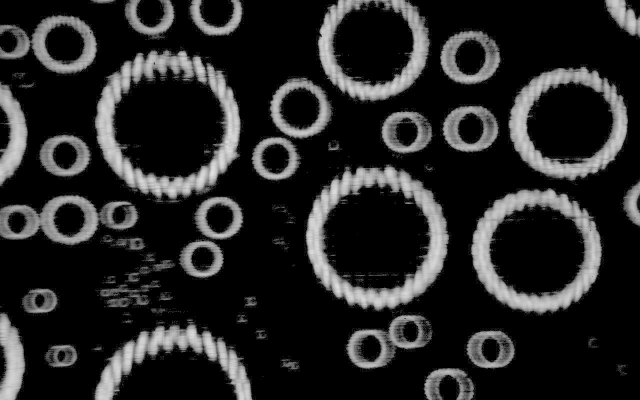
#> input picture 123split/input for drops.jpg, 1280 x 800 px, given in place of split.jpg, which was not available (shown at 1/2 size); the run also reads 1 picture not shown here
$ python Complete_Mohamad.py
#> lines starting #> are read from the running program, lines starting #| are printed output that depends on the picture; after the words box and inside, x2 and y2 are one past the last pixel; in counts of white or black regions, pixels touching at a corner belong together; pictures that were not available may be replaced by others from this repository, and a replacement may not be noted
import cv2
import numpy as np
import math
import matplotlib.pyplot as plt
import matplotlib.image as mpimg
import pandas as pd
from os import listdir
from os.path import isfile, join

############## I   N    F   O ##########################
# =======================================================
# new image
#
# =======================================================

# Read the Original image

im_in = cv2.imread('split.jpg');
#> im_in is the input picture: shape (800, 1280, 3); min 0, max 225, mean 38.6
h, w = im_in.shape[:2]
#> h = 800; w = 1280

white = np.zeros([h + 300, w + 300, 3], dtype=np.uint8)
white.fill(255)
#> white: shape (1100, 1580, 3); every value is 255
# or img[:] = 255
cv2.imshow('3 Channel Window', white)
for i in range(1, h, 1):
    for j in range(1, w, 1):
        white[i + 150, j + 150] = im_in[i, j]
im_in1 = white

# Read the image with Pre-modification
im_in = cv2.imread('new input for drops.jpg');
h, w = im_in.shape[:2]

white = np.zeros([h + 300, w + 300, 3], dtype=np.uint8)
white.fill(255)
cv2.imshow('3 Channel Window', white)
for i in range(1, h, 1):
    for j in range(1, w, 1):
        white[i + 150, j + 150] = im_in[i, j]

# Read image
im_in = white
im_in = cv2.cvtColor(im_in, cv2.COLOR_BGR2GRAY)
#> im_in: shape (1100, 1580)


def CountingCC(im_in):
    # Threshold, Set values equal to or above 220 to 0, Set values below 220 to 255.
    th, im_th = cv2.threshold(im_in, 120, 255, cv2.THRESH_BINARY_INV);
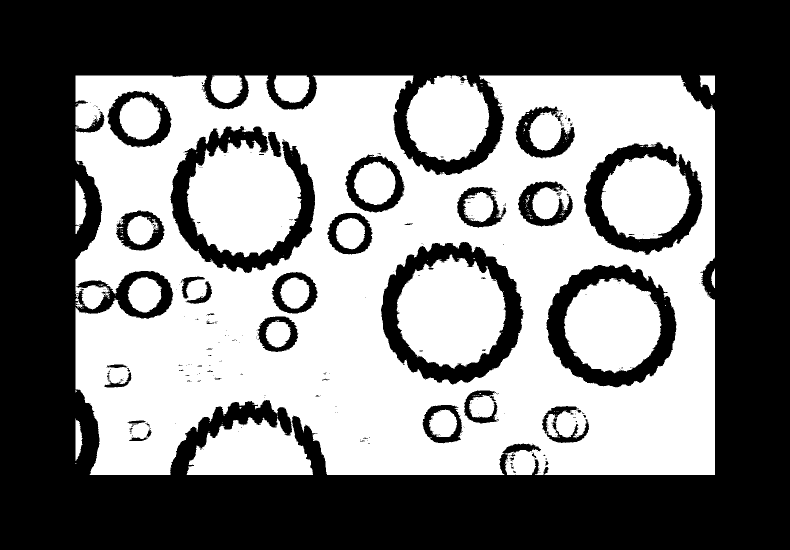
#> im_th: shape (1100, 1580) (shown at 1/2 size); 47.8% white; 206 white regions (185 under 20 px), largest, box (x1, y1, x2, y2) and area: (151, 151, 1430, 950) 706711, (793, 509, 1012, 737) 36279, (1128, 556, 1323, 747) 27858
#> in CountingCC, `erosion = cv2.erode(im_th, kernel, iterations=3)`: erosion: shape (1100, 1580); 37.4% white; 37 white regions (6 under 20 px), largest, box (x1, y1, x2, y2) and area: (157, 157, 1424, 944) 487072, (381, 295, 595, 501) 31977, (802, 526, 1004, 726) 29701
#> in CountingCC, `dilation = cv2.dilate(erosion, kernel, iterations=2)`: dilation: shape (1100, 1580); 43.5% white; 30 white regions, largest, box (x1, y1, x2, y2) and area: (153, 153, 1428, 948) 559772, (377, 291, 599, 505) 35962, (798, 522, 1008, 730) 33101

    def CC(img):
        nlabels, labels, stats, centroids = cv2.connectedComponentsWithStats(img)
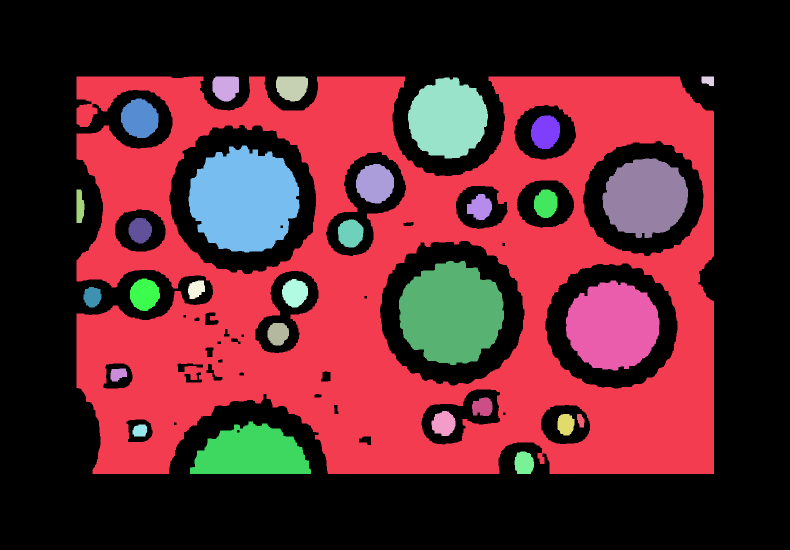
#> labels: shape (1100, 1580) int32 (shown at 1/2 size); 31 distinct labels, from 0 to 30; one colour per label, 0 black
#> nlabels = 31; stats = 31 rows, first 6: [0, 0, 1580, 1100, 982338], [153, 153, 1275, 795, 559772], [425, 153, 53, 50, 2245], [552, 153, 64, 50, 2658], [1403, 153, 25, 19, 402], [816, 155, 160, 162, 19597]; centroids = 31 pairs, first value 159.3 to 1416, second value 160.7 to 926
        label_hue = np.uint8(179 * labels / np.max(labels))
        blank_ch = 255 * np.ones_like(label_hue)
        labeled_img = cv2.merge([label_hue, blank_ch, blank_ch])
        labeled_img = cv2.cvtColor(labeled_img, cv2.COLOR_HSV2BGR)
        labeled_img[label_hue == 0] = 0
        return labeled_img, nlabels, labels, stats, centroids

    # fixing the image
    kernel = np.ones((5, 5), np.uint8)
    erosion = cv2.erode(im_th, kernel, iterations=3)
    dilation = cv2.dilate(erosion, kernel, iterations=2)
    components, nlabels, labels, stats, centroids = CC(dilation)
#> nlabels = 31

    # creating the matrices
    a = np.hsplit(stats, 5)
#> a = 5 items
    horizontal = a[2]
#> horizontal = 31 values, max 1580 at index 0, min 15 at index 27, mean 163.6
    vertical = a[3]
#> vertical = 31 values, max 1100 at index 0, min 19 at index 4, mean 130.5
    area = a[4]
#> area = 31 values, max 982338 at index 0, min 302 at index 27, mean 56064.5
    b = np.hsplit(centroids, 2)
#> b = 2 items
    x_centr = b[0]
#> x_centr = 31 values, max 1416 at index 4, min 159.3 at index 11, mean 721.1
    y_centr = b[1]
#> y_centr = 31 values, max 926 at index 30, min 160.7 at index 4, mean 540.9
    horizontalNEW = np.zeros(nlabels)
#> horizontalNEW = 31 values from 0 to 0
    verticalNEW = np.zeros(nlabels)
#> verticalNEW = 31 values from 0 to 0
    TotalAreaNEW = np.zeros(nlabels)
#> TotalAreaNEW = 31 values from 0 to 0
    NEW_dimensions = np.zeros((nlabels, 6))

    # Logic check if something is DROPLET or NOT
    d = 0
    droplet_counter = 0
    Not_Droplet = np.empty(nlabels, dtype=object)
    for i in range(nlabels):
        d = ((horizontal[i] + vertical[i]) / 2)
        d1 = 0.785 * d * d
        if abs(area[i] - (d1)) > 6000 or horizontal[i] < 20 or vertical[i] < 20:
            Not_Droplet[i] = "NOT a droplet"
        else:
            Not_Droplet[i] = "ok"
            droplet_counter = droplet_counter + 1
#> this loop made 31 passes
#> (d, d1) on passes 1 to 12: ([1340], [1409546]), ([1035], [840911.6]), ([51.5], [2082]), ([57], [2550.5]), ([22], [379.9]), ([161], [20348]), ([77], [4654.3]), ([62.5], [3066.4]), ([218], [37306.3]), ([165], [21371.6]), ([77.5], [4714.9]), ([41.5], [1352])
#> after the loop, droplet_counter = 26

    # building the new final dimensions matrix
    for row in range(nlabels):
        for column in range(8):
            if column == 0:
                NEW_dimensions[row, column] = (row + 1)
            elif column == 1:
                NEW_dimensions[row, column] = x_centr[row]
            elif column == 2:
                NEW_dimensions[row, column] = y_centr[row]
            elif column == 3:
                if horizontal[row] < 100:
                    NEW_dimensions[row, column] = horizontal[row] + 20
                else:
                    NEW_dimensions[row, column] = horizontal[row] + 40
            elif column == 4:
                if vertical[row] < 100:
                    NEW_dimensions[row, column] = vertical[row] + 20
                else:
                    NEW_dimensions[row, column] = vertical[row] + 40
            elif column == 5:
                NEW_dimensions[row, column] = ((NEW_dimensions[row][3]) + (NEW_dimensions[row][4])) * 3.14 * 0.25 * (
                            (NEW_dimensions[row][3]) + (NEW_dimensions[row][4]))
        column = column + 1
#> after the loop, NEW_dimensions = 31 rows, first 6: [1, 783.6, 542.3, 1620, 1140, 5979816], [2, 790.6, 574, 1315, 835, 3628662.5], [3, 451.2, 174.9, 73, 70, 16052.5], [4, 583.6, 174.5, 84, 70, 18617.1], [5, 1416, 160.7, 45, 39, 5539], [6, 895.2, 236.8, 200, 202, 126859.1]; column = 8
    row = row + 1
#> row = 31
    plt.show()

    # here we have to build the surface area difference
    TotalArea_Frame = 956771  # i am not sure about this number for this image - but we dont care about it now
    TotalArea_Droplets = 0
    TotalArea_Background = 0
    d3 = 0
    droplet_counter_2 = 0
    # Not_Droplet = np.empty(nlabels, dtype=object)
    for i in range(nlabels):
        d3 = ((horizontal[i] + vertical[i]) / 2)
        d4 = 0.785 * d3 * d3
        if abs(area[i] - (d4)) > 2000 or horizontal[i] < 10 or vertical[i] < 10:
            pass
        else:
            droplet_counter_2 = droplet_counter_2 + 1
            TotalArea_Droplets = int(TotalArea_Droplets + (NEW_dimensions[i][5]))
#> this loop made 31 passes
#> (d3, d4, TotalArea_Droplets) on passes 3 to 14: ([51.5], [2082], 16052), ([57], [2550.5], 34669), ([22], [379.9], 40207), ([161], [20348], 167066), ([77], [4654.3], 196610), ([62.5], [3066.4], 217981), ([218], [37306.3], 426991), ([165], [21371.6], 558949), ([77.5], [4714.9], 588798), ([41.5], [1352], 600674), ([52], [2122.6], 616951), ([51], [2041.8], 632779)
#> (d3, d4) on passes 1, 2, 29: ([1340], [1409546]), ([1035], [840911.6]), ([173.5], [23630.3])
#> after the loop, droplet_counter_2 = 28

    TotalArea_Background = TotalArea_Frame - TotalArea_Droplets
#> TotalArea_Background = -199982
    print(f'The total area is : {TotalArea_Frame}. '
          f' // The droplets area is: {TotalArea_Droplets}. '
          f' // The free area is : {TotalArea_Background}.'
          f' // The droplets measured here are : {droplet_counter_2}')
#| The total area is : 956771.  // The droplets area is: 1156753.  // The free area is : -199982. // The droplets measured here are : 28

    # here we draw the circles, the boxes and the numbers
    XCENTER = []
    r = []

    YCENTER = []
    image = components
    i = 0
    out = image.copy()
    for row in range(1, nlabels, 1):
        for column in range(5):
            if Not_Droplet[row] == "ok":
                # print(Not_Droplet[row])
                XCENTER.append((int(x_centr[row])))
                YCENTER.append((int(y_centr[row])))
                X = XCENTER[i]
                Y = YCENTER[i]
                cv2.rectangle(out, (int(X) - 3, int(Y) - 3), (int(X) + 3, int(Y) + 3), (0, 0, 0))
                r.append((math.sqrt(NEW_dimensions[row][5] * 0.31830988618) * 0.5))
                P = r[i]
                cv2.circle(out, (int(X), int(Y)), int(P), (255, 255, 0, 4))
                cv2.putText(out, ('%d' % (row + 1)), (int(X), int(Y)), cv2.FONT_HERSHEY_SIMPLEX, 0.8, (255, 255, 255),
                            2)
                i = i + 1
            else:
                pass

        column = column + 1
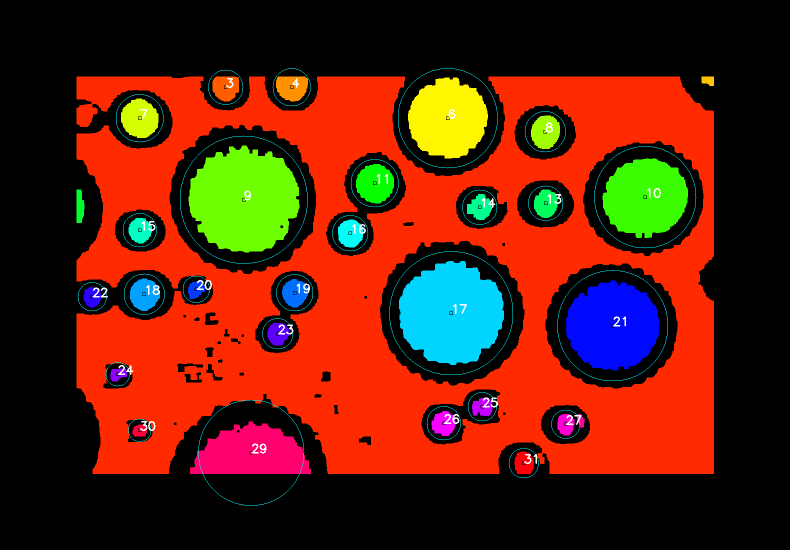
#> out: shape (1100, 1580, 3) (shown at 1/2 size); mean B, G, R 14.2, 34.3, 93.8
#> after the loop, XCENTER = 130 values, max 1290 at index 30, min 184 at index 85, mean 693.6; YCENTER = 130 values, max 926 at index 125, min 174 at index 0, mean 547; column = 5; i = 130; r = 130 values, max 129 at index 25, min 23.24 at index 120, mean 52.69

    row = row + 1
    cv2.putText(out, ('%d droplets' % droplet_counter), (5, 30), cv2.FONT_ITALIC, 1.2, (220, 220, 220), 2)
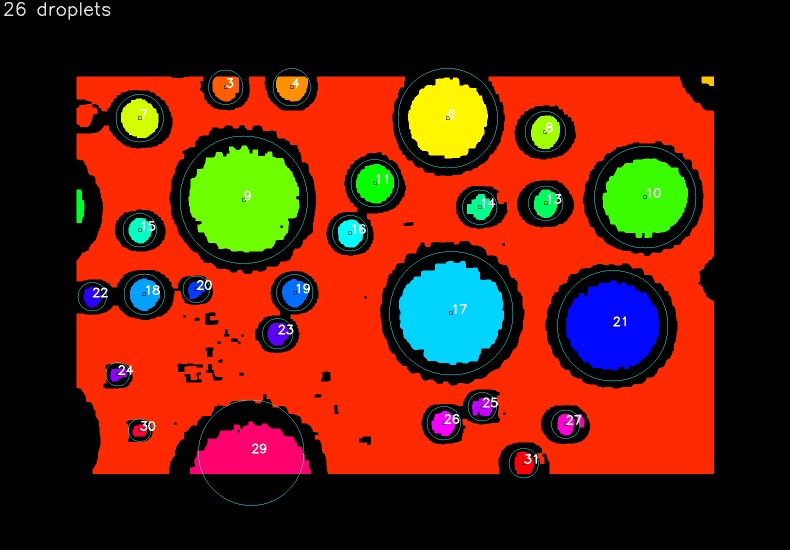
#> out: shape (1100, 1580, 3) (shown at 1/2 size); 0.09% of pixels changed, all inside (x1, y1, x2, y2) = (8, 4, 221, 40)

    # here we will build the MatrixA

    # 1st column: Average rate of growth of each droplet in 2 minutes
    # to find the average growth you need the area and the centroid of each droplet
    # DONE!!! 2nd column: Average number of droplets in 2 minutes
    # DONE!!! 3rd column: Average  surface area of empty background in 2 minutes
    MatrixA = np.zeros((nlabels, 3))
    for row in range(nlabels):
        for column in range(0, 3, 1):
            if column == 0:
                MatrixA[row, column] = 1
            elif column == 1:
                MatrixA[row, column] = droplet_counter
            elif column == 2:
                MatrixA[row, column] = TotalArea_Background
        column = column + 1
#> after the loop, MatrixA = 31 rows, first 8: [1, 26, -199982], [1, 26, -199982], [1, 26, -199982], [1, 26, -199982], [1, 26, -199982], [1, 26, -199982], [1, 26, -199982], [1, 26, -199982]; column = 3
    row = row + 1

    # save the new MatrixA to a csv file
    # mypath = '/Users/georgedamoulakis/PycharmProjects/Droplets/working'
    # onlyfiles = [f for f in listdir(mypath) if isfile(join(mypath, f))]
    # df_M_A = pd.DataFrame(MatrixA)  # converting it to a pandas
    # df_M_A.columns = [ 'Rate of Growth', 'Number of Droplets', 'Background Area']
    # df_M_A.to_csv(f'MatrixA for image: {onlyfiles}.csv', index=False)  # save as csv

    # show the images
    cv2.imshow("Initial", im_in)
    cv2.imshow("Final", out)
    cv2.waitKey(0)
    cv2.destroyAllWindows()
    return r, XCENTER, YCENTER, out


# CountingCC()


r, x_centr, y_centr, output = CountingCC(im_in)
#> x_centr has the same summary as XCENTER in CountingCC; y_centr has the same summary as YCENTER in CountingCC
U = int(len(r) / 5)
#> U = 26
R = np.zeros(U)
#> R = 26 values from 0 to 0
X = np.zeros(U)
Y = np.zeros(U)
New_Cx = np.zeros(U)
New_Cy = np.zeros(U)
Radii = np.zeros(U)

for i in range(0, U):
    R[i] = r[(i * 5) + 1]
    X[i] = x_centr[(i * 5) + 1]
    Y[i] = y_centr[(i * 5) + 1]
#> after the loop, R = 26 values, max 129 at index 5, min 23.24 at index 24, mean 52.69; X = 26 values, max 1290 at index 6, min 184 at index 17, mean 693.6; Y = 26 values, max 926 at index 25, min 174 at index 0, mean 547

for t in range(0, U):
    # the actual CircleNO is i+1
    CircleNO = t
    if int(R[CircleNO]) < 10:
        RR = int(R[CircleNO]) + 10
    elif int(R[CircleNO]) < 70 & int(R[CircleNO]) > 10:
        RR = int(R[CircleNO]) + 20
    else:
        RR = int(R[CircleNO]) + 30
    x = int(X[CircleNO])
    y = int(Y[CircleNO])

    crop_img = im_in1[y - RR:y + RR, x - RR:x + RR]
    # cv2.imwrite("circleNO {0}.png".format(i),crop_img)

    # Hough Circle Detection

    crop_img = cv2.cvtColor(crop_img, cv2.COLOR_BGR2GRAY)
    Blured = cv2.GaussianBlur(crop_img, (1, 1), 0)

    cimg = cv2.cvtColor(crop_img, cv2.COLOR_GRAY2BGR)

    circles = cv2.HoughCircles(Blured, cv2.HOUGH_GRADIENT, 1, 800,
                               param1=40, param2=10, minRadius=1, maxRadius=600)
    circles = np.uint16(np.around(circles))

    for i in circles[0, :]:
        Radii[t] = i[2]
        New_Cx[t] = x - RR + i[0]
        New_Cy[t] = y - RR + i[1]
#> this loop made 26 passes
#> (RR, x, y, circles) on passes 1 to 12: (65, 451, 174, [[64, 58, 52]]), (68, 583, 174, [[62, 70, 44]]), (130, 895, 236, [[142, 146, 94]]), (78, 279, 236, [[80, 82, 63]]), (71, 1090, 263, [[66, 70, 56]]), (158, 487, 399, [[154, 160, 147]]), (132, 1290, 394, [[118, 136, 109]]), (78, 749, 366, [[80, 76, 61]]), (65, 1091, 406, [[76, 66, 45]]), (65, 959, 414, [[62, 64, 43]]), (64, 279, 460, [[70, 68, 44]]), (66, 700, 466, [[68, 68, 47]])
#> pass 1, `crop_img = im_in1[y - RR:y + RR, x - RR:x + RR]`:
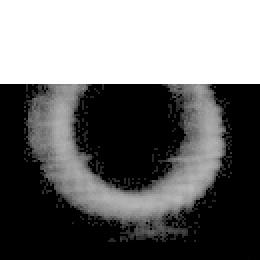
#> crop_img: shape (130, 130, 3) (shown 2 times larger); min 0, max 255, mean 111.6
#> after the loop:
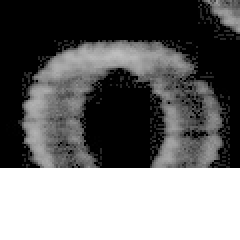
#> Blured: shape (120, 120) (shown 2 times larger); min 0, max 255, mean 111
#> after the loop, New_Cx = 26 values, max 1276 at index 6, min 195 at index 17, mean 694; New_Cy = 26 values, max 923 at index 23, min 167 at index 0, mean 549.3; Radii = 26 values, max 147 at index 5, min 22 at index 24, mean 61.77

for i in range(0, len(Radii)):
    # draw the outer circle
    NCY = New_Cy[i]
    NCX = New_Cx[i]
    RDI = Radii[i]
    cv2.circle(im_in1, (int(NCX), int(NCY)), int(RDI), (0, 255, 0), 2)
    # draw the center of the circle
    cv2.circle(im_in1, (int(NCX), int(NCY)), 2, (0, 0, 255), 2)
#> this loop made 26 passes
#> (NCY, NCX, RDI) on passes 1 to 12: (167, 450, 52), (176, 577, 44), (252, 907, 94), (240, 281, 63), (262, 1085, 56), (401, 483, 147), (398, 1276, 109), (364, 751, 61), (407, 1102, 45), (413, 956, 43), (464, 285, 44), (468, 702, 47)

# cv2.imshow("output", output)
im_in1 = cv2.resize(im_in1, (0, 0), fx=0.5, fy=0.5)
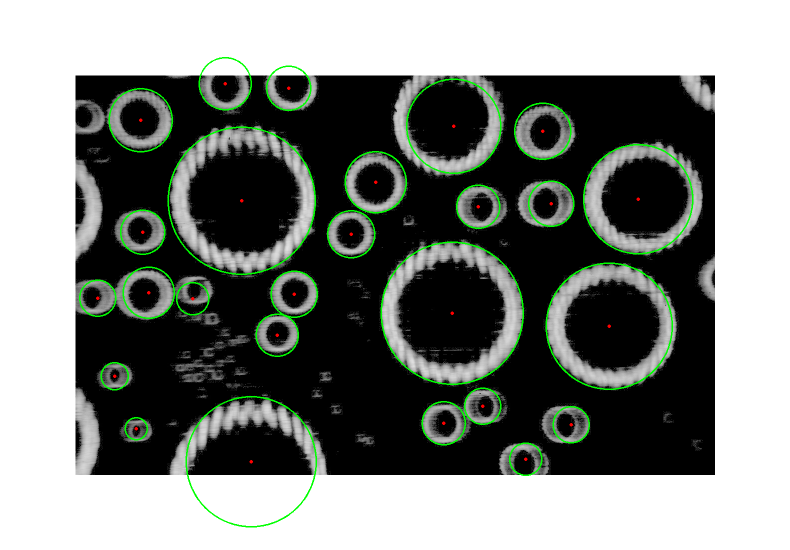
#> im_in1: shape (550, 790, 3); mean of channels 0, 1, 2 126.3, 130.7, 126.4; drawn as B, G, R
cv2.imshow("FinalCircles", im_in1)
cv2.imwrite("FinalCircles.png", im_in1)

# Stacking and Saving
X = np.column_stack((New_Cx, New_Cy, Radii))
#> X = 26 rows, first 8: [450, 167, 52], [577, 176, 44], [907, 252, 94], [281, 240, 63], [1085, 262, 56], [483, 401, 147], [1276, 398, 109], [751, 364, 61]
np.savetxt("CentroidsAndRadii.csv", X, delimiter=",")

cv2.waitKey(0)
cv2.destroyAllWindows()
